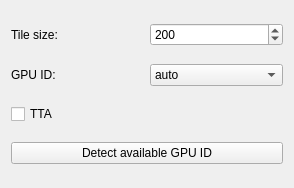
                <widget class="QWidget" name="page_3">
                 <property name="geometry">
                  <rect>
                   <x>0</x>
                   <y>0</y>
                   <width>294</width>
                   <height>188</height>
                  </rect>
                 </property>
                 <attribute name="label">
                  <string>srmd-ncnn-vulkan</string>
                 </attribute>
                 <layout class="QGridLayout" name="gridLayout_25">
                  <item row="0" column="0">
                   <widget class="QLabel" name="label_40">
                    <property name="text">
                     <string>Tile size:</string>
                    </property>
                   </widget>
                  </item>
                  <item row="0" column="1">
                   <widget class="QSpinBox" name="spinBox_TileSize_srmd">
                    <property name="toolTip">
                     <string>Tile size: This value will affacts GPU memory usage.
Larger tile size means SRMD will use more GPU memory and run faster.
Smaller tile size means SRMD will use less GPU memory and run slower.</string>
                    </property>
                    <property name="minimum">
                     <number>1</number>
                    </property>
                    <property name="maximum">
                     <number>999999999</number>
                    </property>
                    <property name="singleStep">
                     <number>10</number>
                    </property>
                    <property name="value">
                     <number>200</number>
                    </property>
                   </widget>
                  </item>
                  <item row="1" column="0">
                   <widget class="QLabel" name="label_41">
                    <property name="text">
                     <string>GPU ID:</string>
                    </property>
                   </widget>
                  </item>
                  <item row="1" column="1">
                   <widget class="QComboBox" name="comboBox_GPUID_srmd">
                    <property name="toolTip">
                     <string>Select the GPU to use when enabling the &quot;srmd-ncnn-vulkan&quot; engine.</string>
                    </property>
                    <item>
                     <property name="text">
                      <string notr="true">auto</string>
                     </property>
                    </item>
                   </widget>
                  </item>
                  <item row="2" column="0">
                   <widget class="QCheckBox" name="checkBox_TTA_srmd">
                    <property name="toolTip">
                     <string>TTA(Test-Time Augmentation):
The processing time is eight times longer than when unchecked, 
and the peak signal-to-noise ratio (PSNR) is increased by 0.15, 
but the effect may not be obvious. It is not recommended to enable it.</string>
                    </property>
                    <property name="text">
                     <string>TTA</string>
                    </property>
                   </widget>
                  </item>
                  <item row="3" column="0" colspan="2">
                   <widget class="QPushButton" name="pushButton_DetectGPUID_srmd">
                    <property name="text">
                     <string>Detect available GPU ID</string>
                    </property>
                   </widget>
                  </item>
                 </layout>
                </widget>
